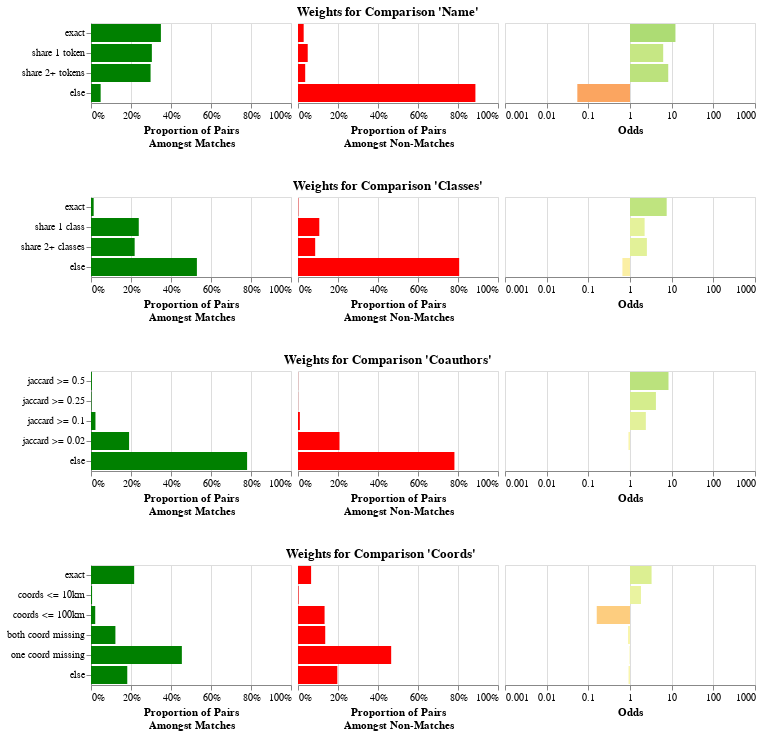

Here is the notebook cell this chart was saved with:
### Markdown cell above
The result above is the blocked table, with a column added for every `Comparison`.
The value of each column is the level that the record pair matched at.
For example, there is now a "Name" column,
filled with values like "exact", "share 1 token", etc.

Now that we have our features, we can use the Fellegi-Sunter model to train weights
for each of these features. This is a probabilistic model that is based on the concept
of odds. When you see an exact match on name, that increases the odds of a match
by some amount, maybe 10x. When you see a non-match on name, that decreases the odds
of a match by some amount, maybe 0.1x. We can either train this from labeled data,
or we can use unlabeled data using an algorithm called "Expectation Maximization".

### Code cell
from mismo.fs import train_comparisons  # noqa: E402

weights = train_comparisons(comparisons, featured, featured, max_pairs=100_000, seed=42)
# Can save and load weights
# weights.to_json("weights.json")
# weights = ComparisonWeights.from_json("weights.json")
weights.plot()

### Figure 1 — Vega-Lite specification as saved in the notebook (floating-point values rounded to 4 significant figures)
{"config": {"view": {"continuousWidth": 300, "continuousHeight": 300}}, "vconcat": [{"hconcat": [{"data": {"name": "data-6e69dc90005d7e5d5c171e339428d44a"}, "mark": {"type": "bar"}, "encoding": {"color": {"value": "green"}, "tooltip": [{"field": "level", "title": "Level", "type": "nominal"}, {"field": "m", "format": "%", "title": "Proportion Amongst Matching Pairs", "type": "quantitative"}, {"field": "u", "format": "%", "title": "Proportion Amongst Non-Matching Pairs", "type": "quantitative"}, {"field": "odds", "format": "f", "title": "Odds", "type": "quantitative"}, {"field": "explanation", "title": "Explanation", "type": "nominal"}], "x": {"axis": {"format": "%"}, "field": "m", "scale": {"domain": [0, 1]}, "title": ["Proportion of Pairs", "Amongst Matches"], "type": "quantitative"}, "y": {"axis": {}, "field": "level", "sort": {"field": "level_order"}, "title": null, "type": "nominal"}}, "name": "view_8", "width": 200}, {"data": {"name": "data-6e69dc90005d7e5d5c171e339428d44a"}, "mark": {"type": "bar"}, "encoding": {"color": {"value": "red"}, "tooltip": [{"field": "level", "title": "Level", "type": "nominal"}, {"field": "m", "format": "%", "title": "Proportion Amongst Matching Pairs", "type": "quantitative"}, {"field": "u", "format": "%", "title": "Proportion Amongst Non-Matching Pairs", "type": "quantitative"}, {"field": "odds", "format": "f", "title": "Odds", "type": "quantitative"}, {"field": "explanation", "title": "Explanation", "type": "nominal"}], "x": {"axis": {"format": "%"}, "field": "u", "scale": {"domain": [0, 1]}, "title": ["Proportion of Pairs", "Amongst Non-Matches"], "type": "quantitative"}, "y": {"axis": null, "field": "level", "sort": {"field": "level_order"}, "title": null, "type": "nominal"}}, "name": "view_9", "width": 200}, {"data": {"name": "data-6e69dc90005d7e5d5c171e339428d44a"}, "mark": {"type": "bar"}, "encoding": {"color": {"field": "log_odds", "legend": null, "scale": {"domainMax": 3, "domainMid": 0, "domainMin": -3, "scheme": "redyellowgreen"}, "title": "Log Odds", "type": "quantitative"}, "tooltip": [{"field": "level", "title": "Level", "type": "nominal"}, {"field": "m", "format": "%", "title": "Proportion Amongst Matching Pairs", "type": "quantitative"}, {"field": "u", "format": "%", "title": "Proportion Amongst Non-Matching Pairs", "type": "quantitative"}, {"field": "odds", "format": "f", "title": "Odds", "type": "quantitative"}, {"field": "explanation", "title": "Explanation", "type": "nominal"}], "x": {"axis": {"labelExpr": "pow(10,datum.value)"}, "field": "log_odds", "scale": {"domain": [-3, 3]}, "title": "Odds", "type": "quantitative"}, "y": {"axis": null, "field": "level", "sort": {"field": "level_order"}, "title": null, "type": "nominal"}}, "name": "view_10", "width": 250}], "spacing": 5, "title": {"text": "Weights for Comparison 'Name'", "anchor": "middle"}}, {"hconcat": [{"data": {"name": "data-72f2c9d0bad300c5edaf6f119b7baa4d"}, "mark": {"type": "bar"}, "encoding": {"color": {"value": "green"}, "tooltip": [{"field": "level", "title": "Level", "type": "nominal"}, {"field": "m", "format": "%", "title": "Proportion Amongst Matching Pairs", "type": "quantitative"}, {"field": "u", "format": "%", "title": "Proportion Amongst Non-Matching Pairs", "type": "quantitative"}, {"field": "odds", "format": "f", "title": "Odds", "type": "quantitative"}, {"field": "explanation", "title": "Explanation", "type": "nominal"}], "x": {"axis": {"format": "%"}, "field": "m", "scale": {"domain": [0, 1]}, "title": ["Proportion of Pairs", "Amongst Matches"], "type": "quantitative"}, "y": {"axis": {}, "field": "level", "sort": {"field": "level_order"}, "title": null, "type": "nominal"}}, "name": "view_11", "width": 200}, {"data": {"name": "data-72f2c9d0bad300c5edaf6f119b7baa4d"}, "mark": {"type": "bar"}, "encoding": {"color": {"value": "red"}, "tooltip": [{"field": "level", "title": "Level", "type": "nominal"}, {"field": "m", "format": "%", "title": "Proportion Amongst Matching Pairs", "type": "quantitative"}, {"field": "u", "format": "%", "title": "Proportion Amongst Non-Matching Pairs", "type": "quantitative"}, {"field": "odds", "format": "f", "title": "Odds", "type": "quantitative"}, {"field": "explanation", "title": "Explanation", "type": "nominal"}], "x": {"axis": {"format": "%"}, "field": "u", "scale": {"domain": [0, 1]}, "title": ["Proportion of Pairs", "Amongst Non-Matches"], "type": "quantitative"}, "y": {"axis": null, "field": "level", "sort": {"field": "level_order"}, "title": null, "type": "nominal"}}, "name": "view_12", "width": 200}, {"data": {"name": "data-72f2c9d0bad300c5edaf6f119b7baa4d"}, "mark": {"type": "bar"}, "encoding": {"color": {"field": "log_odds", "legend": null, "scale": {"domainMax": 3, "domainMid": 0, "domainMin": -3, "scheme": "redyellowgreen"}, "title": "Log Odds", "type": "quantitative"}, "tooltip": [{"field": "level", "title": "Level", "type": "nominal"}, {"field": "m", "format": "%", "title": "Proportion Amongst Matching Pairs", "type": "quantitative"}, {"field": "u", "format": "%", "title": "Proportion Amongst Non-Matching Pairs", "type": "quantitative"}, {"field": "odds", "format": "f", "title": "Odds", "type": "quantitative"}, {"field": "explanation", "title": "Explanation", "type": "nominal"}], "x": {"axis": {"labelExpr": "pow(10,datum.value)"}, "field": "log_odds", "scale": {"domain": [-3, 3]}, "title": "Odds", "type": "quantitative"}, "y": {"axis": null, "field": "level", "sort": {"field": "level_order"}, "title": null, "type": "nominal"}}, "name": "view_13", "width": 250}], "spacing": 5, "title": {"text": "Weights for Comparison 'Classes'", "anchor": "middle"}}, {"hconcat": [{"data": {"name": "data-04c329349bf7a83f3c05c90cac5c1215"}, "mark": {"type": "bar"}, "encoding": {"color": {"value": "green"}, "tooltip": [{"field": "level", "title": "Level", "type": "nominal"}, {"field": "m", "format": "%", "title": "Proportion Amongst Matching Pairs", "type": "quantitative"}, {"field": "u", "format": "%", "title": "Proportion Amongst Non-Matching Pairs", "type": "quantitative"}, {"field": "odds", "format": "f", "title": "Odds", "type": "quantitative"}, {"field": "explanation", "title": "Explanation", "type": "nominal"}], "x": {"axis": {"format": "%"}, "field": "m", "scale": {"domain": [0, 1]}, "title": ["Proportion of Pairs", "Amongst Matches"], "type": "quantitative"}, "y": {"axis": {}, "field": "level", "sort": {"field": "level_order"}, "title": null, "type": "nominal"}}, "name": "view_14", "width": 200}, {"data": {"name": "data-04c329349bf7a83f3c05c90cac5c1215"}, "mark": {"type": "bar"}, "encoding": {"color": {"value": "red"}, "tooltip": [{"field": "level", "title": "Level", "type": "nominal"}, {"field": "m", "format": "%", "title": "Proportion Amongst Matching Pairs", "type": "quantitative"}, {"field": "u", "format": "%", "title": "Proportion Amongst Non-Matching Pairs", "type": "quantitative"}, {"field": "odds", "format": "f", "title": "Odds", "type": "quantitative"}, {"field": "explanation", "title": "Explanation", "type": "nominal"}], "x": {"axis": {"format": "%"}, "field": "u", "scale": {"domain": [0, 1]}, "title": ["Proportion of Pairs", "Amongst Non-Matches"], "type": "quantitative"}, "y": {"axis": null, "field": "level", "sort": {"field": "level_order"}, "title": null, "type": "nominal"}}, "name": "view_15", "width": 200}, {"data": {"name": "data-04c329349bf7a83f3c05c90cac5c1215"}, "mark": {"type": "bar"}, "encoding": {"color": {"field": "log_odds", "legend": null, "scale": {"domainMax": 3, "domainMid": 0, "domainMin": -3, "scheme": "redyellowgreen"}, "title": "Log Odds", "type": "quantitative"}, "tooltip": [{"field": "level", "title": "Level", "type": "nominal"}, {"field": "m", "format": "%", "title": "Proportion Amongst Matching Pairs", "type": "quantitative"}, {"field": "u", "format": "%", "title": "Proportion Amongst Non-Matching Pairs", "type": "quantitative"}, {"field": "odds", "format": "f", "title": "Odds", "type": "quantitative"}, {"field": "explanation", "title": "Explanation", "type": "nominal"}], "x": {"axis": {"labelExpr": "pow(10,datum.value)"}, "field": "log_odds", "scale": {"domain": [-3, 3]}, "title": "Odds", "type": "quantitative"}, "y": {"axis": null, "field": "level", "sort": {"field": "level_order"}, "title": null, "type": "nominal"}}, "name": "view_16", "width": 250}], "spacing": 5, "title": {"text": "Weights for Comparison 'Coauthors'", "anchor": "middle"}}, {"hconcat": [{"data": {"name": "data-4e9a75d26f012d9d9f2174d3530c64bc"}, "mark": {"type": "bar"}, "encoding": {"color": {"value": "green"}, "tooltip": [{"field": "level", "title": "Level", "type": "nominal"}, {"field": "m", "format": "%", "title": "Proportion Amongst Matching Pairs", "type": "quantitative"}, {"field": "u", "format": "%", "title": "Proportion Amongst Non-Matching Pairs", "type": "quantitative"}, {"field": "odds", "format": "f", "title": "Odds", "type": "quantitative"}, {"field": "explanation", "title": "Explanation", "type": "nominal"}], "x": {"axis": {"format": "%"}, "field": "m", "scale": {"domain": [0, 1]}, "title": ["Proportion of Pairs", "Amongst Matches"], "type": "quantitative"}, "y": {"axis": {}, "field": "level", "sort": {"field": "level_order"}, "title": null, "type": "nominal"}}, "name": "view_17", "width": 200}, {"data": {"name": "data-4e9a75d26f012d9d9f2174d3530c64bc"}, "mark": {"type": "bar"}, "encoding": {"color": {"value": "red"}, "tooltip": [{"field": "level", "title": "Level", "type": "nominal"}, {"field": "m", "format": "%", "title": "Proportion Amongst Matching Pairs", "type": "quantitative"}, {"field": "u", "format": "%", "title": "Proportion Amongst Non-Matching Pairs", "type": "quantitative"}, {"field": "odds", "format": "f", "title": "Odds", "type": "quantitative"}, {"field": "explanation", "title": "Explanation", "type": "nominal"}], "x": {"axis": {"format": "%"}, "field": "u", "scale": {"domain": [0, 1]}, "title": ["Proportion of Pairs", "Amongst Non-Matches"], "type": "quantitative"}, "y": {"axis": null, "field": "level", "sort": {"field": "level_order"}, "title": null, "type": "nominal"}}, "name": "view_18", "width": 200}, {"data": {"name": "data-4e9a75d26f012d9d9f2174d3530c64bc"}, "mark": {"type": "bar"}, "encoding": {"color": {"field": "log_odds", "legend": null, "scale": {"domainMax": 3, "domainMid": 0, "domainMin": -3, "scheme": "redyellowgreen"}, "title": "Log Odds", "type": "quantitative"}, "tooltip": [{"field": "level", "title": "Level", "type": "nominal"}, {"field": "m", "format": "%", "title": "Proportion Amongst Matching Pairs", "type": "quantitative"}, {"field": "u", "format": "%", "title": "Proportion Amongst Non-Matching Pairs", "type": "quantitative"}, {"field": "odds", "format": "f", "title": "Odds", "type": "quantitative"}, {"field": "explanation", "title": "Explanation", "type": "nominal"}], "x": {"axis": {"labelExpr": "pow(10,datum.value)"}, "field": "log_odds", "scale": {"domain": [-3, 3]}, "title": "Odds", "type": "quantitative"}, "y": {"axis": null, "field": "level", "sort": {"field": "level_order"}, "title": null, "type": "nominal"}}, "name": "view_19", "width": 250}], "spacing": 5, "title": {"text": "Weights for Comparison 'Coords'", "anchor": "middle"}}], "params": [{"name": "param_8", "select": {"type": "interval", "encodings": ["x", "y"]}, "bind": "scales", "views": ["view_8", "view_9", "view_10", "view_11", "view_12", "view_13", "view_14", "view_15", "view_16", "view_17", "view_18", "view_19"]}], "spacing": 30, "$schema": "https://vega.github.io/schema/vega-lite/v5.16.3.json", "datasets": {"data-6e69dc90005d7e5d5c171e339428d44a": [{"level": "exact", "m": 0.3495, "u": 0.02836, "odds": 12.32, "log_odds": 1.091, "level_order": 0, "explanation": "Seeing this level makes the odds of a match 12.325 times more likely"}, {"level": "share 1 token", "m": 0.3043, "u": 0.04861, "odds": 6.261, "log_odds": 0.7966, "level_order": 1, "explanation": "Seeing this level makes the odds of a match 6.261 times more likely"}, {"level": "share 2+ tokens", "m": 0.2979, "u": 0.036, "odds": 8.275, "log_odds": 0.9178, "level_order": 2, "explanation": "Seeing this level makes the odds of a match 8.275 times more likely"}, {"level": "else", "m": 0.04826, "u": 0.887, "odds": 0.05441, "log_odds": -1.264, "level_order": 3, "explanation": "Seeing this level makes the odds of a match 18.378 times less likely"}], "data-72f2c9d0bad300c5edaf6f119b7baa4d": [{"level": "exact", "m": 0.01331, "u": 0.001752, "odds": 7.596, "log_odds": 0.8806, "level_order": 0, "explanation": "Seeing this level makes the odds of a match 7.596 times more likely"}, {"level": "share 1 class", "m": 0.2389, "u": 0.1065, "odds": 2.243, "log_odds": 0.3509, "level_order": 1, "explanation": "Seeing this level makes the odds of a match 2.243 times more likely"}, {"level": "share 2+ classes", "m": 0.2183, "u": 0.0859, "odds": 2.542, "log_odds": 0.4051, "level_order": 2, "explanation": "Seeing this level makes the odds of a match 2.542 times more likely"}, {"level": "else", "m": 0.5295, "u": 0.8059, "odds": 0.6571, "log_odds": -0.1824, "level_order": 3, "explanation": "Seeing this level makes the odds of a match 1.522 times less likely"}], "data-04c329349bf7a83f3c05c90cac5c1215": [{"level": "jaccard >= 0.5", "m": 0.004432, "u": 0.0005281, "odds": 8.392, "log_odds": 0.9239, "level_order": 0, "explanation": "Seeing this level makes the odds of a match 8.392 times more likely"}, {"level": "jaccard >= 0.25", "m": 0.002379, "u": 0.000568, "odds": 4.188, "log_odds": 0.622, "level_order": 1, "explanation": "Seeing this level makes the odds of a match 4.188 times more likely"}, {"level": "jaccard >= 0.1", "m": 0.02229, "u": 0.009287, "odds": 2.4, "log_odds": 0.3801, "level_order": 2, "explanation": "Seeing this level makes the odds of a match 2.400 times more likely"}, {"level": "jaccard >= 0.02", "m": 0.1904, "u": 0.2075, "odds": 0.9175, "log_odds": -0.0374, "level_order": 3, "explanation": "Seeing this level makes the odds of a match 1.090 times less likely"}, {"level": "else", "m": 0.7805, "u": 0.7821, "odds": 0.998, "log_odds": -0.0008841, "level_order": 4, "explanation": "Seeing this level makes the odds of a match 1.002 times less likely"}], "data-4e9a75d26f012d9d9f2174d3530c64bc": [{"level": "exact", "m": 0.2158, "u": 0.06551, "odds": 3.295, "log_odds": 0.5178, "level_order": 0, "explanation": "Seeing this level makes the odds of a match 3.295 times more likely"}, {"level": "coords <= 10km", "m": 0.005334, "u": 0.002909, "odds": 1.833, "log_odds": 0.2632, "level_order": 1, "explanation": "Seeing this level makes the odds of a match 1.833 times more likely"}, {"level": "coords <= 100km", "m": 0.02115, "u": 0.1329, "odds": 0.1591, "log_odds": -0.7983, "level_order": 2, "explanation": "Seeing this level makes the odds of a match 6.285 times less likely"}, {"level": "both coord missing", "m": 0.122, "u": 0.1362, "odds": 0.8962, "log_odds": -0.0476, "level_order": 3, "explanation": "Seeing this level makes the odds of a match 1.116 times less likely"}, {"level": "one coord missing", "m": 0.4543, "u": 0.4659, "odds": 0.9751, "log_odds": -0.01094, "level_order": 4, "explanation": "Seeing this level makes the odds of a match 1.026 times less likely"}, {"level": "else", "m": 0.1814, "u": 0.1966, "odds": 0.9223, "log_odds": -0.03511, "level_order": 5, "explanation": "Seeing this level makes the odds of a match 1.084 times less likely"}]}}
